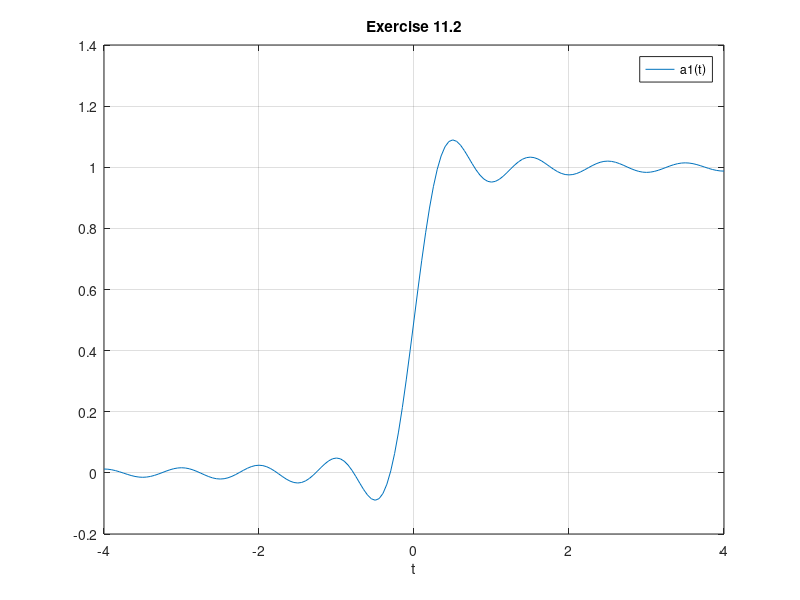
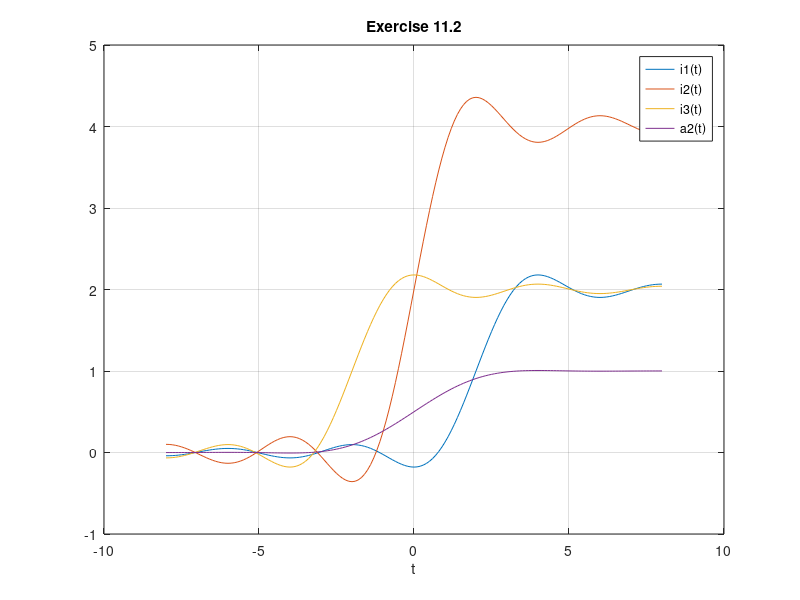
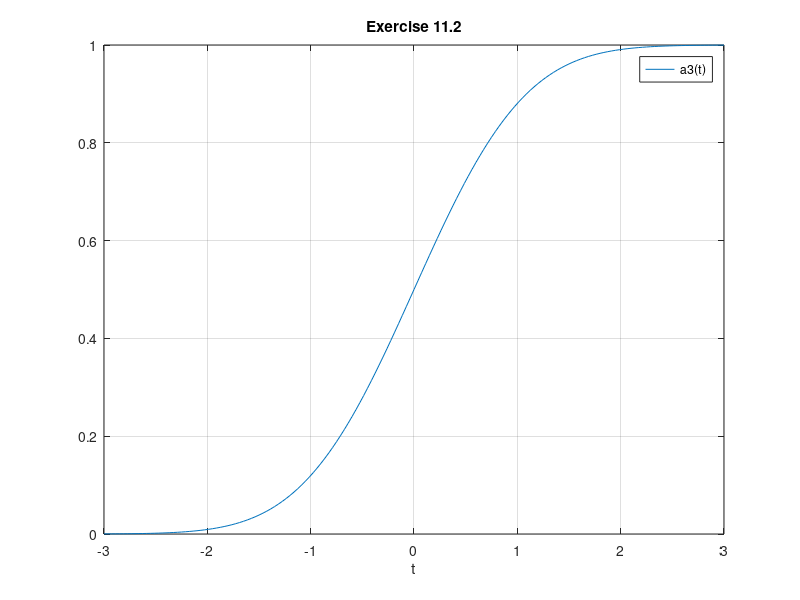

MATLAB code to generate these figures, in order:
%% a1
clear

A0 = 1;
fg = 1;
filename = 'ce1_ex11_2a.dat';

t = linspace(-4, 4, 161);
a1 = A0 * (0.5 + 1 / pi * sinint(2 * pi * fg * t));

figure
plot(t, a1)
grid on
title('Exercise 11.2')
xlabel('t')
legend('a1(t)')

%%
fid = fopen(filename, 'w');
fprintf(fid, '%13s %13s\n', ...
    't', 'a1');
fprintf(fid, '%13.6e %13.6e\n', ...
    [t; a1]);
fclose(fid);

%% a2
clear

A0 = 1;
t0 = 1;
f_max = 1 / (4 * t0);
filename = 'ce1_ex11_2b.dat';

t = linspace(-8, 8, 161);
i1 = t0 * (2 / pi * sinint(pi * (t - 2 * t0) / (2 * t0)) + 1);
i2 = 2 * t0 * (2 / pi * sinint(pi * t / (2 * t0)) + 1);
i3 = t0 * (2 / pi * sinint(pi * (t + 2 * t0) / (2 * t0)) + 1);
a2 = A0 * f_max / 2 * (i1 + i2 + i3);

figure
plot(t, i1, t, i2, t, i3, t, a2);
grid on
title('Exercise 11.2')
xlabel('t')
legend('i1(t)', 'i2(t)', 'i3(t)', 'a2(t)')

%%
fid = fopen(filename, 'w');
fprintf(fid, '%13s %13s %13s %13s %13s\n', ...
    't', 'i1', 'i2', 'i3', 'a2');
fprintf(fid, '%13.6e %13.6e %13.6e %13.6e %13.6e\n', ...
    [t; i1; i2; i3; a2]);
fclose(fid);

%% a3
clear

A0 = 1;
tb = 1;
filename = 'ce1_ex11_2c.dat';

t = linspace(-3, 3, 161);
a3 = A0 / 2 * (1 + erf(t / tb * sqrt(log(2))));

figure
plot(t, a3)
grid on
title('Exercise 11.2')
xlabel('t')
legend('a3(t)')

%%
fid = fopen(filename, 'w');
fprintf(fid, '%13s %13s\n', ...
    't', 'a3');
fprintf(fid, '%13.6e %13.6e\n', ...
    [t; a3]);
fclose(fid);
